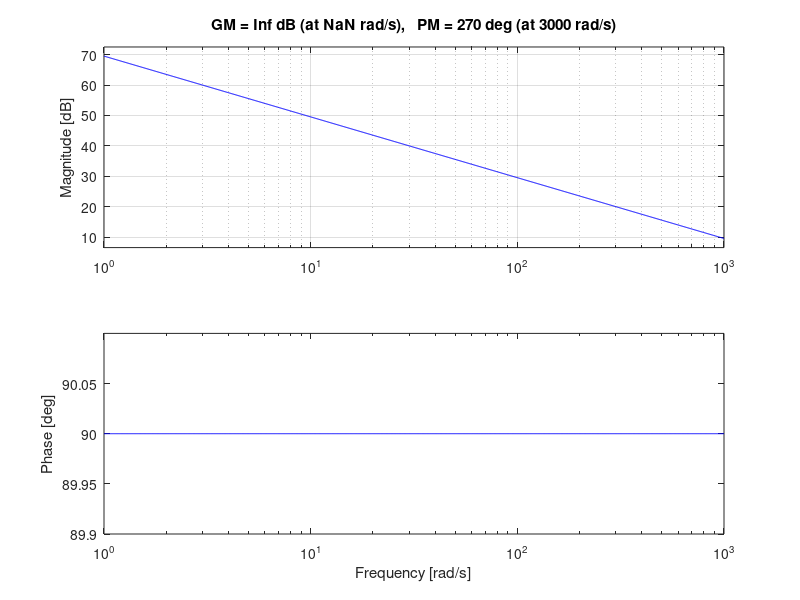
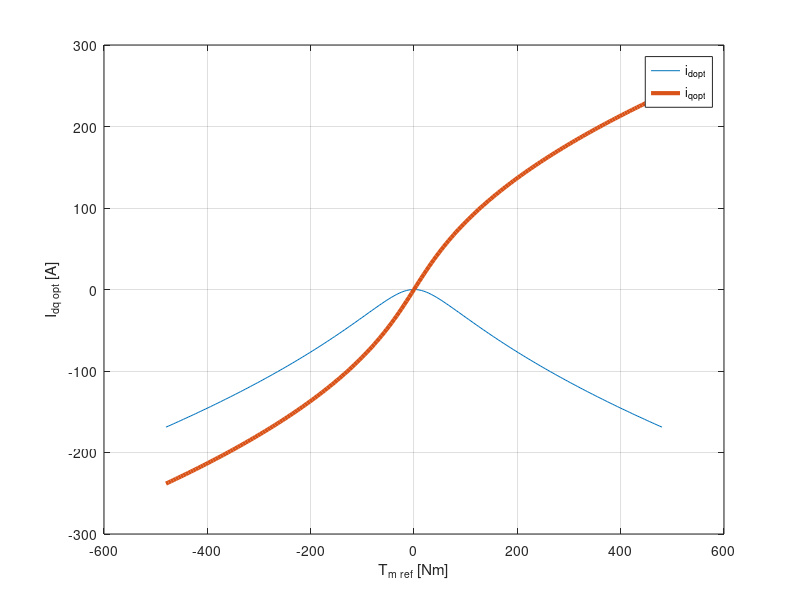
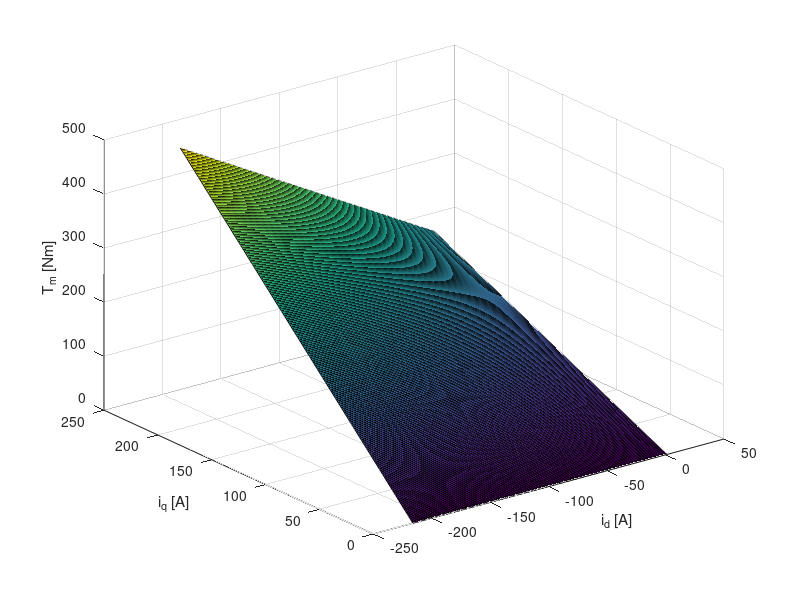
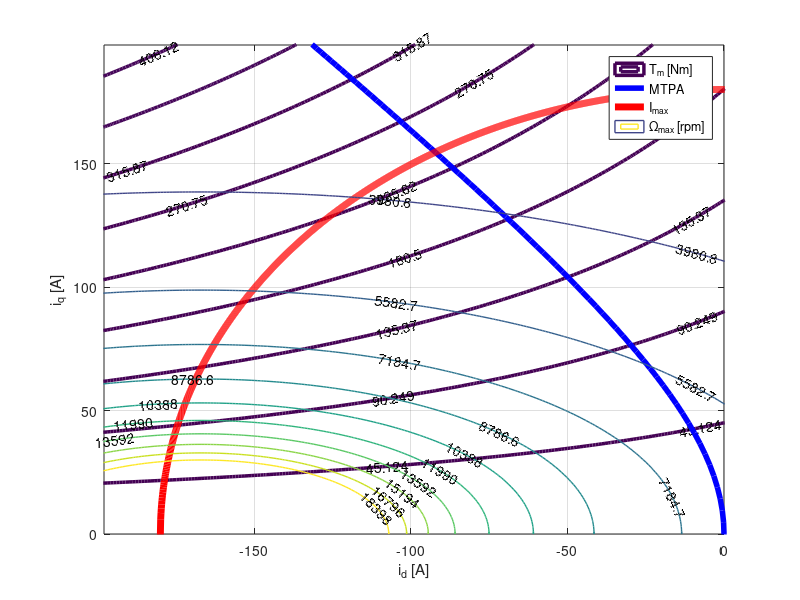

These figures' MATLAB source, in order:
clear
clc
close all

C32inv=2/3*[1    -1/2        -1/2;
            0  sqrt(3)/2  -sqrt(3)/2];
 
C32=[ 1       0;
    -1/2  sqrt(3)/2  
    -1/2 -sqrt(3)/2];

C33=C32*C32inv;
A = 0.04;
wh = 10000;
Tp=200e-6;  % switching period
Ts=Tp;      % sampling period
Tsim=min([Tp Ts])/100;  % simulation step-size
Tstep=0.050;
TSS=Tstep+0.050;
Tf=0.250;
%%% PMSM Parameters %%%%%%%%%%%%%
Pmrated=80e3;  % rated power
Tmrated=240;  % rated torque
Ismax=180;  % maximum phase current=111 Arms
Rs= 60e-3;
Ld=1.0e-3;
Lq=2.0e-3;
Psif=167e-3;
Pp=4;
kL=0.750;
f= 15e-3;
J=100e-3;
load LUTdq     % load id and iq LUTs
%%%%%%%%%%%%%%%%%%%%%%%%%%%%%%%%%
%%% Battery + LC filter
%%%%%%%%%%%%%%%%%%%%%%%%%%%%%%%%%
VDC= 800;
rb = 80e-3;
Cb =500e-6;
Lb = 20e-6;
%%%%%%%%%%%%%%%%%%%%%%%%%%%%%%%%%
%%% Voltage-Source Inverter
%%%%%%%%%%%%%%%%%%%%%%%%%%%%%%%%%
Vmax=VDC/sqrt(3);
Vp=VDC/2;
GVSI=1;
VDC0=0.8*VDC;
Qbat=72*3600;
load VSILoss
%%%%%%%%%%%%%%%%%%%%%%%%%%%%%%%%%
%%% Current Control
%%%%%%%%%%%%%%%%%%%%%%%%%%%%%%%%%
tr=1e-3;  % desired response time
Psif0=1.0*Psif;
Rs0=1.0*Rs;
Ld0=1.0*Ld;
Lq0=1.0*Lq;
tid=Ld0/Rs0;
Kpd=-3*Ld0/tr;
tiq=Lq0/Rs0;
Kpq=-3*Lq0/tr;
Kid=Kpd/tid;
Kiq=Kpq/tiq;
s=tf('s');
Ci=Kpd+Kid/s;
Gi=1/(Ld*s+Rs);
Hi=Ci*Gi;
figure,margin(Hi),grid
RateTm=10000;  % Max rate of Tm = 10000 Nm/s
%%%%%%%%%%%%%%%%%%%%%%%%%%%%%%%%%
%%% MTPA
%%%%%%%%%%%%%%%%%%%%%%%%%%%%%%%%%
Tmax=2*Tmrated;
Tref=-Tmax:Tmax/100:Tmax;
NT=length(Tref);
Idopt=zeros(1,NT);
Iqopt=zeros(1,NT);
for jj=1:NT
    Tm0=Tref(jj);
    Id0=0;
    kk=0;
    err=1;
    if Ld0<Lq0
        while err>1e-3 && kk<1e3
            Id1=Id0;
            Iq0=2/3*Tm0/(Pp*(Psif0+(Ld0-Lq0)*Id0));
            Id0=Psif0/(Lq0-Ld0)/2-sqrt(Psif0^2/(Lq0-Ld0)^2/4+Iq0^2);
            err=abs(Id1-Id0);
            kk=kk+1;
        end
    elseif Ld>Lq
        while err>1e-3 && kk<1e3
            Id1=Id0;
            Iq0=2/3*Tm0/(Pp*(Psif0+(Ld0-Lq0)*Id0));
            Id0=Psif0/(Lq0-Ld0)/2+sqrt(Psif0^2/(Lq0-Ld0)^2/4+Iq0^2);
            err=abs(Id1-Id0);
            kk=kk+1;
        end
    else
        Iq0=2/3*Tm0/(Pp*Psif0);
    end
    Idopt(jj)=Id0;
    Iqopt(jj)=Iq0;
end
figure(100),plot(Tref,Idopt,Tref,Iqopt,'linewidth',3),grid
legend('i_{dopt}','i_{qopt}')
xlabel('T_{m {ref}} [Nm]')
ylabel('I_{dq {opt}} [A]')
Idm=-Ismax:0.1:1;
if Ld0>Lq0, Idm=-Idm; end    
Iqmax=sqrt(Ismax^2-Idm.^2);
Idmax=[Idm,flip(Idm)];Iqmax=[Iqmax,-flip(Iqmax)];
Idm=-Ismax*1.2:1;
if Ld0>Lq0, Idm=-Idm; end    
Iqm=abs(Idm);
[IDM,IQM]=meshgrid(Idm,Iqm);
PSID=Psif0+Ld0*IDM;
PSIQ=Lq0*IQM;
TTM=3/2*Pp*(PSID.*IQM-PSIQ.*IDM);
WMM=Vmax./sqrt(PSID.^2+PSIQ.^2)/Pp;  % maximum mechanical speed
WMM=min(WMM,20000*pi/30);
figure(101),surf(IDM,IQM,TTM)
xlabel('i_d [A]')
ylabel('i_q [A]')
zlabel('T_m [Nm]')
figure(102),contour(IDM,IQM,TTM,'showtext','on','linewidth',2.5)
hold on
plot(Idopt,Iqopt,'b','linewidth',4),grid
plot(Idmax,Iqmax,'r','linewidth',5)
contour(IDM,IQM,WMM*30/pi,'showtext','on','linewidth',1)
hold off
xlabel('i_d [A]')
ylabel('i_q [A]')
legend('T_m [Nm]','MTPA','I_{max}','{\Omega}_{max} [rpm]')
if Ld0>Lq0, axis([0  Ismax*1.1 0 Ismax*1.1]),
else        axis([-Ismax*1.1 0 0 Ismax*1.1]), end
%%%%%%%%%%%%%%%%%%%%%%%%%%%%%%%%%
%%% Initial Values
%%%%%%%%%%%%%%%%%%%%%%%%%%%%%%%%%
Dyno=1;   % if 1, then fixed speed (dyno in speed mode)
Thetae0=0;
Wm0=2400*pi/30;
if Dyno==1
    Tm0=Tmrated*0.80;
else
    Tm0=(kL+f)*Wm0;
end
Pm0=Tm0*Wm0;
dTm0=0.20*Tmrated; 
Id0=0;
Iq0=Tm0/(3/2*Pp*Psif0);
MTPA=1;  % if 1, then MTPA strategy ON
if MTPA==1
    Id0=interp1(Tref,Idopt,Tm0);  % MTPA LUT 
    Iq0=interp1(Tref,Iqopt,Tm0);  % MTPA LUT
end
Ud0=Rs*Id0;
Uq0=Rs*Iq0;
Psid0=interpn(Idv,Iqv,Psidd,Id0,Iq0);
Psiq0=interpn(Idv,Iqv,Psiqq,Id0,Iq0);
Vd0=Ud0-Pp*Psiq0*Wm0;
Vq0=Uq0+Pp*Psid0*Wm0;
Vdq0=sqrt(Vd0^2+Vq0^2);
Pe0=3/2*(Vd0*Id0+Vq0*Iq0);
Idc0=Pe0/VDC;
SOC0=0.50;
%%%%%%%%%%%%%%%%%%%%%%%%%%%%%%%%%
disp('Parameters loaded!')
